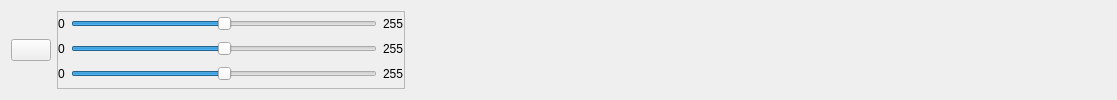
<?xml version="1.0" encoding="UTF-8"?>
<ui version="4.0">
 <class>ColorImageTools</class>
 <widget class="QWidget" name="ColorImageTools">
  <property name="geometry">
   <rect>
    <x>0</x>
    <y>0</y>
    <width>1117</width>
    <height>100</height>
   </rect>
  </property>
  <property name="windowTitle">
   <string>Form</string>
  </property>
  <layout class="QHBoxLayout" name="horizontalLayout">
   <item>
    <widget class="QPushButton" name="captureBtn">
     <property name="text">
      <string/>
     </property>
     <property name="icon">
      <iconset resource="../images.qrc">
       <normaloff>:/Buttons/Resurces/Save-icon.png</normaloff>:/Buttons/Resurces/Save-icon.png</iconset>
     </property>
     <property name="iconSize">
      <size>
       <width>32</width>
       <height>32</height>
      </size>
     </property>
    </widget>
   </item>
   <item>
    <widget class="QFrame" name="frame">
     <property name="sizePolicy">
      <sizepolicy hsizetype="Preferred" vsizetype="Preferred">
       <horstretch>1</horstretch>
       <verstretch>0</verstretch>
      </sizepolicy>
     </property>
     <property name="frameShape">
      <enum>QFrame::StyledPanel</enum>
     </property>
     <property name="frameShadow">
      <enum>QFrame::Raised</enum>
     </property>
     <layout class="QHBoxLayout" name="horizontalLayout_2">
      <property name="leftMargin">
       <number>0</number>
      </property>
      <property name="topMargin">
       <number>0</number>
      </property>
      <property name="rightMargin">
       <number>0</number>
      </property>
      <property name="bottomMargin">
       <number>0</number>
      </property>
      <item>
       <layout class="QGridLayout" name="gridLayout">
        <item row="0" column="2">
         <widget class="QSlider" name="redWBSlider">
          <property name="maximum">
           <number>255</number>
          </property>
          <property name="value">
           <number>128</number>
          </property>
          <property name="orientation">
           <enum>Qt::Horizontal</enum>
          </property>
         </widget>
        </item>
        <item row="1" column="1">
         <widget class="QLabel" name="label_4">
          <property name="text">
           <string>0</string>
          </property>
         </widget>
        </item>
        <item row="0" column="3">
         <widget class="QLabel" name="label_2">
          <property name="text">
           <string>255</string>
          </property>
         </widget>
        </item>
        <item row="1" column="3">
         <widget class="QLabel" name="label_3">
          <property name="text">
           <string>255</string>
          </property>
         </widget>
        </item>
        <item row="0" column="1">
         <widget class="QLabel" name="label">
          <property name="text">
           <string>0</string>
          </property>
         </widget>
        </item>
        <item row="2" column="1">
         <widget class="QLabel" name="label_5">
          <property name="text">
           <string>0</string>
          </property>
         </widget>
        </item>
        <item row="2" column="2">
         <widget class="QSlider" name="blueWBSlider">
          <property name="maximum">
           <number>255</number>
          </property>
          <property name="value">
           <number>128</number>
          </property>
          <property name="orientation">
           <enum>Qt::Horizontal</enum>
          </property>
         </widget>
        </item>
        <item row="1" column="2">
         <widget class="QSlider" name="greenWBSlider">
          <property name="maximum">
           <number>255</number>
          </property>
          <property name="value">
           <number>128</number>
          </property>
          <property name="orientation">
           <enum>Qt::Horizontal</enum>
          </property>
         </widget>
        </item>
        <item row="2" column="3">
         <widget class="QLabel" name="label_6">
          <property name="text">
           <string>255</string>
          </property>
         </widget>
        </item>
       </layout>
      </item>
     </layout>
    </widget>
   </item>
   <item>
    <widget class="CameraSimplePropertiesW" name="cameraPropertiesW" native="true">
     <property name="sizePolicy">
      <sizepolicy hsizetype="Preferred" vsizetype="Preferred">
       <horstretch>2</horstretch>
       <verstretch>0</verstretch>
      </sizepolicy>
     </property>
    </widget>
   </item>
  </layout>
 </widget>
 <customwidgets>
  <customwidget>
   <class>CameraSimplePropertiesW</class>
   <extends>QWidget</extends>
   <header>camerasimplepropertiesw.h</header>
   <container>1</container>
  </customwidget>
 </customwidgets>
 <resources>
  <include location="../images.qrc"/>
 </resources>
 <connections/>
</ui>
